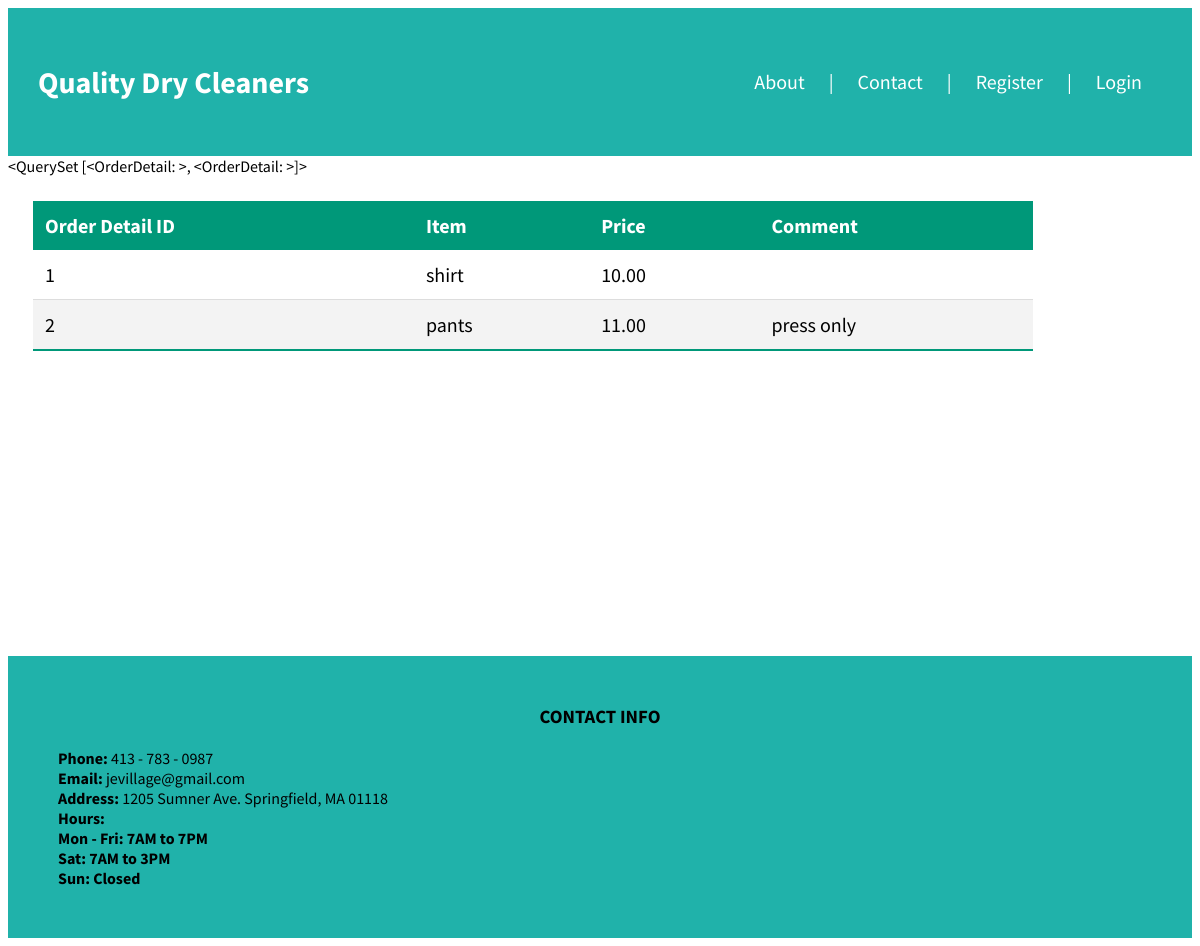
The page /orderDetail/1/ on the database its author committed.
### orderDetail/models.py (models this page shows)
class OrderDetail(models.Model):
	orderDetailID = models.BigAutoField(primary_key=True)
	item = models.TextField()
	price = models.TextField()
	comment = models.TextField()
	orderID_ID = models.ForeignKey(UserOrder, on_delete=models.CASCADE, db_column='orderID')
	def __str__(self):
		return ''

### orderDetail/views.py (the view)
# urls.py: path('orderDetail/<int:orderID>/', OrderDetailView, name="orderDetail"),
def OrderDetailView(request, orderID):
    context = {}
    orderDetail = OrderDetail.objects.filter(orderID_ID=orderID)
    context['orderDetail'] = orderDetail
    print(f'order_id: {orderID}')
    return render(request, 'orderDetail/orderDetail.html', context)

### orderDetail/templates/orderDetail/orderDetail.html
{% extends 'base.html' %}
{% block content %}
<div class="orders">
    {{orderDetail}}
    <div>
		<table class="content-table">
			<thead>
				<tr>
					<th>Order Detail ID</th>
					<th>Item</th>
					<th>Price</th>
					<th>Comment</th>
				</tr>
			</thead>
			<tbody>
				{% for i in orderDetail %}
				<tr>
					<td>{{ i.orderDetailID }}</td>
					<td>{{ i.item }}</td>
					<td>{{ i.price }}</td>
					<td>{{ i.comment }}</td>
				</tr>
				{% endfor %}
			</tbody>
		</table>
	</div>
</div>
{% endblock content %}

### static/css/style.css (style rules this page uses)
.orders { height: 500px; }
.content-table { border-collapse: collapse; color: black; margin: 25px; font-size: 20px; min-width: 1000px; }
.content-table thead tr { background-color: #009879; color: #ffffff; text-align: left; }
.content-table th, .content-table td { padding: 12px; }
.content-table tbody tr { border-bottom: 1px solid #dddddd; }
.content-table tbody tr:nth-of-type(even) { background-color: #f3f3f3; }
.content-table tbody tr:last-of-type { border-bottom: 2px solid #009879; }
* { font-family: 'Source Sans Pro', sans-serif; }
html { scroll-behavior: smooth; }

### rows shown on the page
OrderDetail: orderDetailID "1", item "shirt", price "10.00"
OrderDetail: orderDetailID "2", item "pants", price "11.00", comment "press only"

### other values the page prints
{{ orderDetail }} "<QuerySet [<OrderDetail: >, <OrderDetail: >]>"
